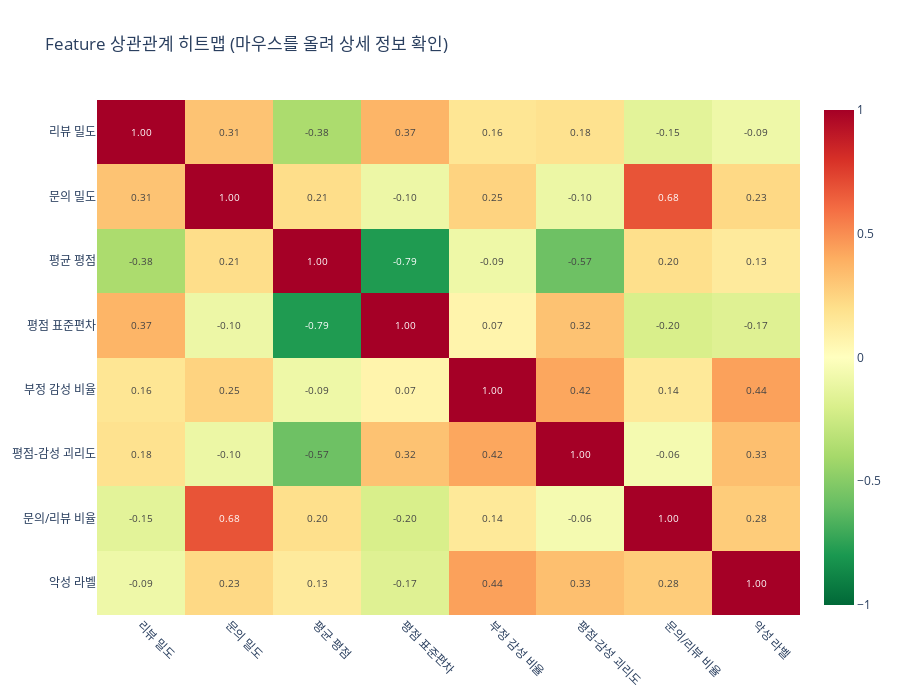

Notebook code cell kept with this figure:
### Markdown cell above
## 🔥 5. 상관관계 히트맵 (인터랙티브)

### Code cell
print("=" * 70)
print("Feature 상관관계 분석")
print("=" * 70)

correlation_features = [
    'review_density', 'question_density', 'avg_rating', 'rating_std',
    'negative_sentiment_ratio', 'rating_sentiment_gap', 
    'question_review_ratio', 'abusive_label'
]

corr_matrix = df[correlation_features].corr()

# 한글 이름으로 변경
corr_labels = [HEATMAP_NAMES[f] for f in correlation_features]

# 인터랙티브 히트맵
fig = go.Figure(data=go.Heatmap(
    z=corr_matrix.values,
    x=corr_labels,
    y=corr_labels,
    colorscale='RdYlGn_r',
    zmid=0,
    text=corr_matrix.values,
    texttemplate='%{text:.2f}',
    textfont={"size": 10},
    hovertemplate='%{y}<br>%{x}<br>상관계수: %{z:.3f}<extra></extra>'
))

fig.update_layout(
    title='Feature 상관관계 히트맵 (마우스를 올려 상세 정보 확인)',
    height=700,
    xaxis={'side': 'bottom'},
    yaxis={'autorange': 'reversed'}
)

fig.update_xaxes(tickangle=45)

fig.show()

# 라벨과의 상관관계 출력
print("\n악성 라벨과의 상관관계 (절대값 높은 순):")
label_corr = corr_matrix['abusive_label'].drop('abusive_label').abs().sort_values(ascending=False)
for feature, corr_val in label_corr.items():
    actual_corr = corr_matrix.loc[feature, 'abusive_label']
    print(f"  {feature:30s}: {actual_corr:+.3f}")

### Figure 1 — Plotly figure (JSON) as saved in the notebook; plotly's stock layout.template omitted (floating-point values rounded to 4 significant figures)
{"data": [{"colorscale": [[0, "rgb(0,104,55)"], [0.1, "rgb(26,152,80)"], [0.2, "rgb(102,189,99)"], [0.3, "rgb(166,217,106)"], [0.4, "rgb(217,239,139)"], [0.5, "rgb(255,255,191)"], [0.6, "rgb(254,224,139)"], [0.7, "rgb(253,174,97)"], [0.8, "rgb(244,109,67)"], [0.9, "rgb(215,48,39)"], [1, "rgb(165,0,38)"]], "hovertemplate": "%{y}<br>%{x}<br>상관계수: %{z:.3f}<extra></extra>", "text": [[1.0, 0.3144, -0.3768, 0.3711, 0.1637, 0.1839, -0.1462, -0.08976], [0.3144, 1.0, 0.2063, -0.09555, 0.2505, -0.09973, 0.6826, 0.2276], [-0.3768, 0.2063, 1.0, -0.7857, -0.0921, -0.5741, 0.1981, 0.133], [0.3711, -0.09555, -0.7857, 1.0, 0.07387, 0.3196, -0.1987, -0.1696], [0.1637, 0.2505, -0.0921, 0.07387, 1.0, 0.4205, 0.1447, 0.4395], [0.1839, -0.09973, -0.5741, 0.3196, 0.4205, 1.0, -0.05648, 0.3325], [-0.1462, 0.6826, 0.1981, -0.1987, 0.1447, -0.05648, 1.0, 0.2797], [-0.08976, 0.2276, 0.133, -0.1696, 0.4395, 0.3325, 0.2797, 1.0]], "textfont": {"size": 10}, "texttemplate": "%{text:.2f}", "type": "heatmap", "x": ["리뷰 밀도", "문의 밀도", "평균 평점", "평점 표준편차", "부정 감성 비율", "평점-감성 괴리도", "문의/리뷰 비율", "악성 라벨"], "y": ["리뷰 밀도", "문의 밀도", "평균 평점", "평점 표준편차", "부정 감성 비율", "평점-감성 괴리도", "문의/리뷰 비율", "악성 라벨"], "z": [[1.0, 0.3144, -0.3768, 0.3711, 0.1637, 0.1839, -0.1462, -0.08976], [0.3144, 1.0, 0.2063, -0.09555, 0.2505, -0.09973, 0.6826, 0.2276], [-0.3768, 0.2063, 1.0, -0.7857, -0.0921, -0.5741, 0.1981, 0.133], [0.3711, -0.09555, -0.7857, 1.0, 0.07387, 0.3196, -0.1987, -0.1696], [0.1637, 0.2505, -0.0921, 0.07387, 1.0, 0.4205, 0.1447, 0.4395], [0.1839, -0.09973, -0.5741, 0.3196, 0.4205, 1.0, -0.05648, 0.3325], [-0.1462, 0.6826, 0.1981, -0.1987, 0.1447, -0.05648, 1.0, 0.2797], [-0.08976, 0.2276, 0.133, -0.1696, 0.4395, 0.3325, 0.2797, 1.0]], "zmid": 0}], "layout": {"height": 700, "title": {"text": "Feature 상관관계 히트맵 (마우스를 올려 상세 정보 확인)"}, "xaxis": {"side": "bottom", "tickangle": 45}, "yaxis": {"autorange": "reversed"}}}
